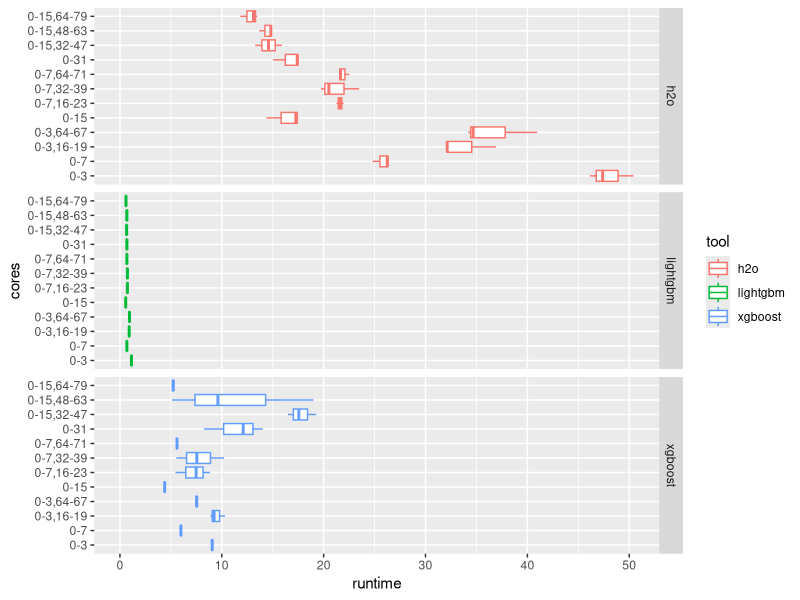
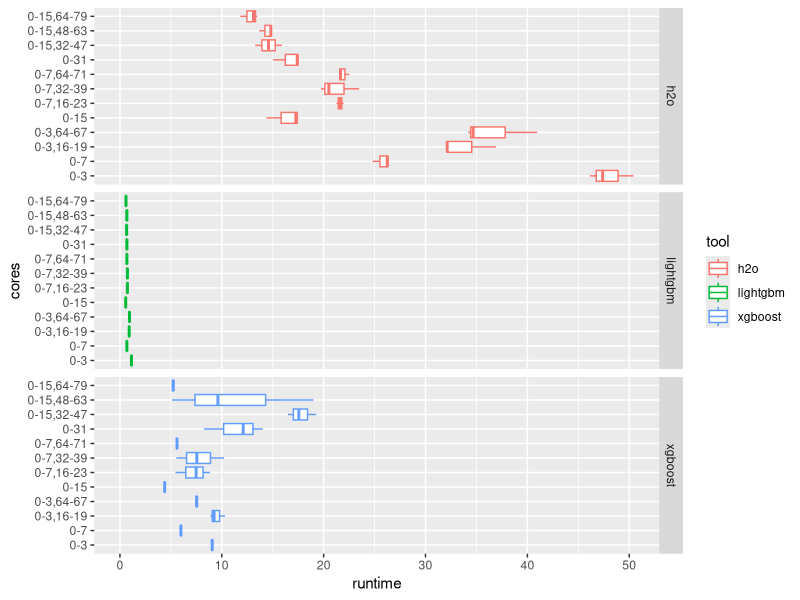
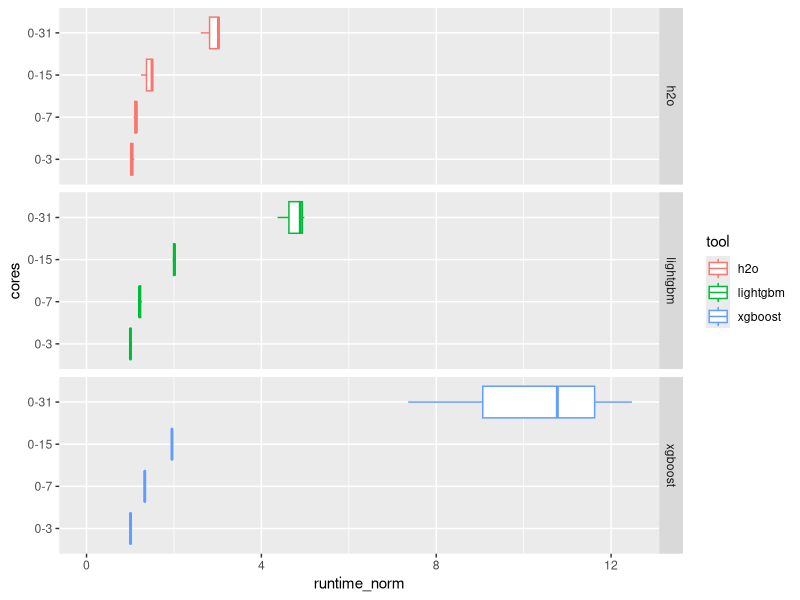

Recreate these plots in R, in order.
## ---- chunk 1

library(tidyverse)

d <- read_delim("res.csv", delim=":", 
        col_names = c("instance","tool","ncores","cores","runtime")) %>% 
  filter(instance=="x1_32x", ncores<64)

cores_order <- d %>% arrange(ncores) %>% .$cores %>% unique

## ---- chunk 2

d %>% mutate(cores=factor(cores, levels=cores_order)) %>% 
  ggplot() + geom_boxplot(aes(x = cores, y = runtime, color = tool)) +
  coord_flip() + facet_grid(tool~.) + ylim(c(0,NA))

## ---- chunk 3

d %>% mutate(cores=factor(cores, levels=cores_order)) %>% 
  ggplot() + geom_boxplot(aes(x = cores, y = runtime, color = tool)) +
  coord_flip() + facet_grid(tool~., scales = "free") + ylim(c(0,NA))

## ---- chunk 4

d %>% mutate(cores=factor(cores, levels=cores_order)) %>% 
  filter(!grepl(",",cores)) %>% 
  group_by(tool) %>% mutate(runtime_norm = runtime*ncores/min(runtime*ncores)) %>% 
  ggplot() + geom_boxplot(aes(x = cores, y = runtime_norm, color = tool)) +
  coord_flip() + facet_grid(tool~.) + ylim(c(0,NA))

